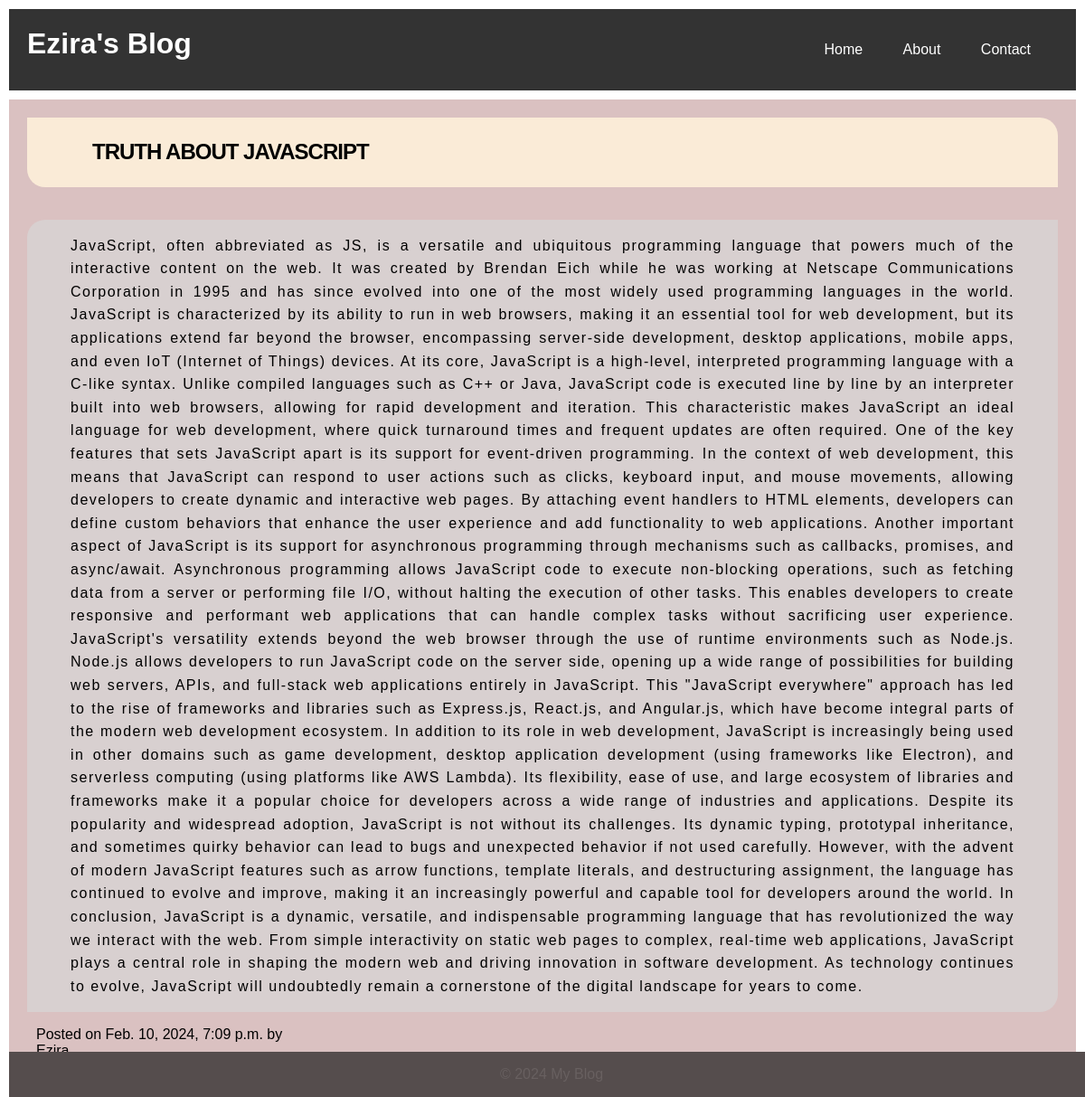
Screenshot of /post/3 with the database file from the repository.
### posts/models.py (models this page shows)
class Post(models.Model):
    title = models.CharField(max_length=1000)
    body = models.CharField(max_length=1000000)
    created_at = models.DateTimeField(default=datetime.now, blank=True)

### posts/views.py (the view)
# urls.py: path('post/<int:pk>', views.post, name='post'),
def post(request, pk):
    post = Post.objects.get(id=pk)
    return render(request, 'post.html', {'post': post})

### templates/post.html (shortened to what this page needs)
{% load static%}
<!DOCTYPE html>
<html lang="en">
<head>
    <link rel="stylesheet" href="{% static 'styles.css' %}">
</head>
<body>
    <header>
        <h1>Ezira's Blog</h1>
        <nav>
            <ul>
                <li><a href="{% url 'index' %}">Home</a></li>
                <li><a href="{% url 'about' %}">About</a></li>
                <li><a href="{% url 'contact' %}">Contact</a></li>
            </ul>
        </nav>
    </header>
    <div>
        <article class="content">
            <h2 class="post-title"> {{post.title}}</h2>
            <p class="post-body">
                {{post.body}}
                <p class="post-created-date"> Posted on <time datetime="2024-02-10"> {{post.created_at}}</time> by Ezira</p>
            </p>
        </article>
    <footer>
        <p>&copy; 2024 My Blog</p>
    </footer>
</body>
</html>

### static/styles.css (style rules this page uses)
body { font-family: Arial, sans-serif; margin: 0; padding: 10px; }
header { background-color: #333; color: #fff; padding: 20px; text-align: center; display: flex; flex-direction: row; justify-content: space-between; }
header h1 { margin: 0; }
nav ul { list-style: none; padding: 0; position: relative; ; }
nav ul li { display: inline; margin-right: 20px; }
nav ul li a { color: #fff; text-decoration: none; padding: 10px; }
article { background-color: #dac1c1; padding: 20px 20px 0 20px; position: relative; display: flex; flex-direction: column; margin-top: 10px; }
article h2 { margin-top: 0; }
.post-title { padding: 3vh 6vw; background-color: antiquewhite; text-transform: uppercase; letter-spacing: -1px; font-size: 1.5rem; line-height: 1.2; border-radius: 0 20px; }
a { text-decoration: none; color: rgb(51, 44, 44); }
.post-created-date { width: 25vw; font-family: Verdana, Geneva, Tahoma, sans-serif; margin: 0; padding-left: 10px; }
.post-body { background-color: #d8d0d0; padding: 2vh 4vw; text-align: justify; line-height: 1.6; letter-spacing: 1.5px; border-radius: 20px 0; }
footer { background-color: #554d4d; color: #686060; text-align: center; position: fixed; bottom: 0; width: 100%; }

### rows the page displays
Post: title "TRUTH ABOUT JAVASCRIPT", body "JavaScript, often abbreviated as JS, is a versatile and ubiquitous programming language that powers much of the interactive content on the web. It was created by Brendan Eich while he was working at Netscape Communications Corporation in 1995 and has since evolved into one of the most widely used programming languages in the world. JavaScript is characterized by its ability to run in web browsers, making it an essential tool for web development, but its applications extend far beyond the browser, encompassing server-side development, desktop applications, mobile apps, and even IoT (Internet of Things) devices. At its core, JavaScript is a high-level, interpreted programming language with a…", created_at "Feb. 10, 2024, 7:09 p.m."
